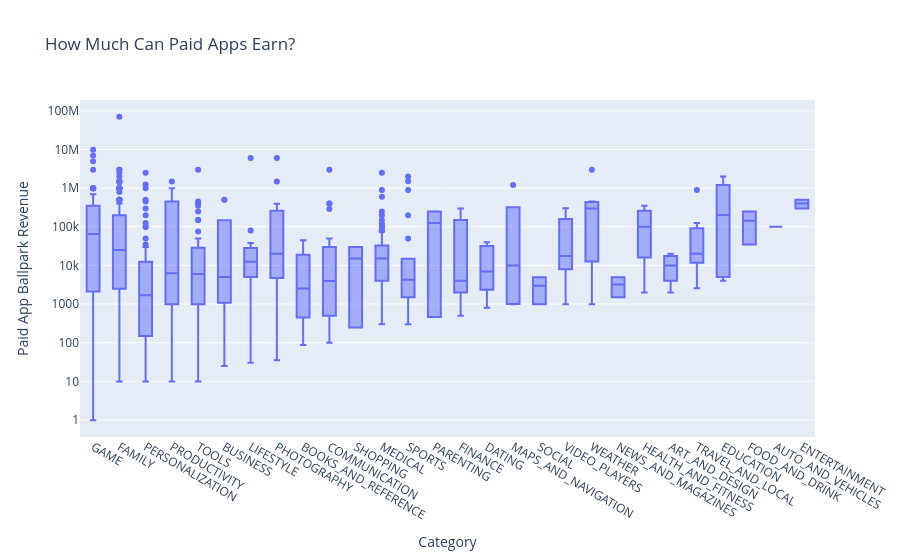

The cell this chart's notebook holds for it:
### Markdown cell above
# Plotly Box Plots: Revenue by App Category

**Challenge**: See if you can generate the chart below: 

<img src=https://imgur.com/v4CiNqX.png>

Looking at the hover text, how much does the median app earn in the Tools category? If developing an Android app costs $30,000 or thereabouts, does the average photography app recoup its development costs?

Hint: I've used 'min ascending' to sort the categories.

### Code cell
df_paid_apps = df_apps_clean[df_apps_clean['Type'] == 'Paid']
box = px.box(df_paid_apps,
             x='Category',
             y='Revenue_Estimate',
             title='How Much Can Paid Apps Earn?'
             )

box.update_layout(xaxis_title='Category',
                  yaxis_title='Paid App Ballpark Revenue',
                  xaxis={'categoryorder':'min ascending'},
                  yaxis=dict(type='log'))
 
 
box.show()

### Figure 1 — Plotly figure (JSON) as saved in the notebook; plotly's stock layout.template omitted (floating-point values rounded to 4 significant figures; data arrays with more than 128 entries replaced by an {"elided": "..."} marker saying what was removed)
{"data": [{"alignmentgroup": "True", "hovertemplate": "Category=%{x}<br>Revenue_Estimate=%{y}<extra></extra>", "legendgroup": "", "marker": {"color": "#636efa"}, "name": "", "notched": false, "offsetgroup": "", "orientation": "v", "showlegend": false, "type": "box", "x": {"elided": "589 str values"}, "x0": " ", "xaxis": "x", "y": {"elided": "589 float values"}, "y0": " ", "yaxis": "y"}], "layout": {"boxmode": "group", "legend": {"tracegroupgap": 0}, "title": {"text": "How Much Can Paid Apps Earn?"}, "xaxis": {"anchor": "y", "categoryorder": "min ascending", "domain": [0, 1], "title": {"text": "Category"}}, "yaxis": {"anchor": "x", "domain": [0, 1], "title": {"text": "Paid App Ballpark Revenue"}, "type": "log"}}}
